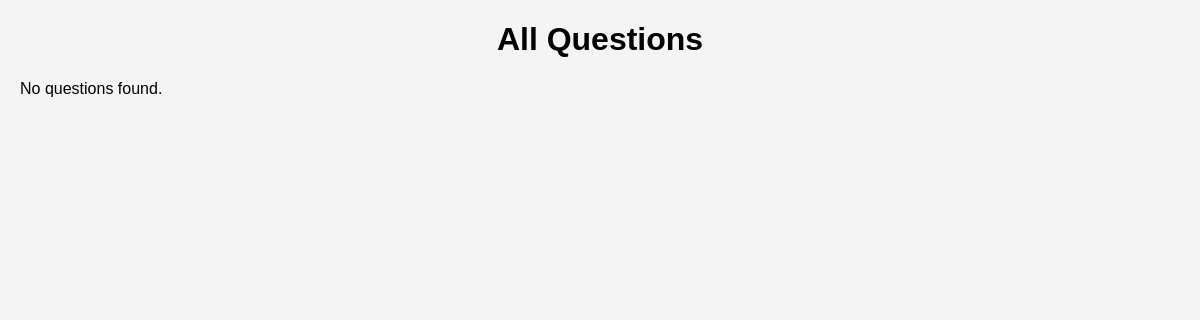
The page /view_questions/ on the database as committed earlier.
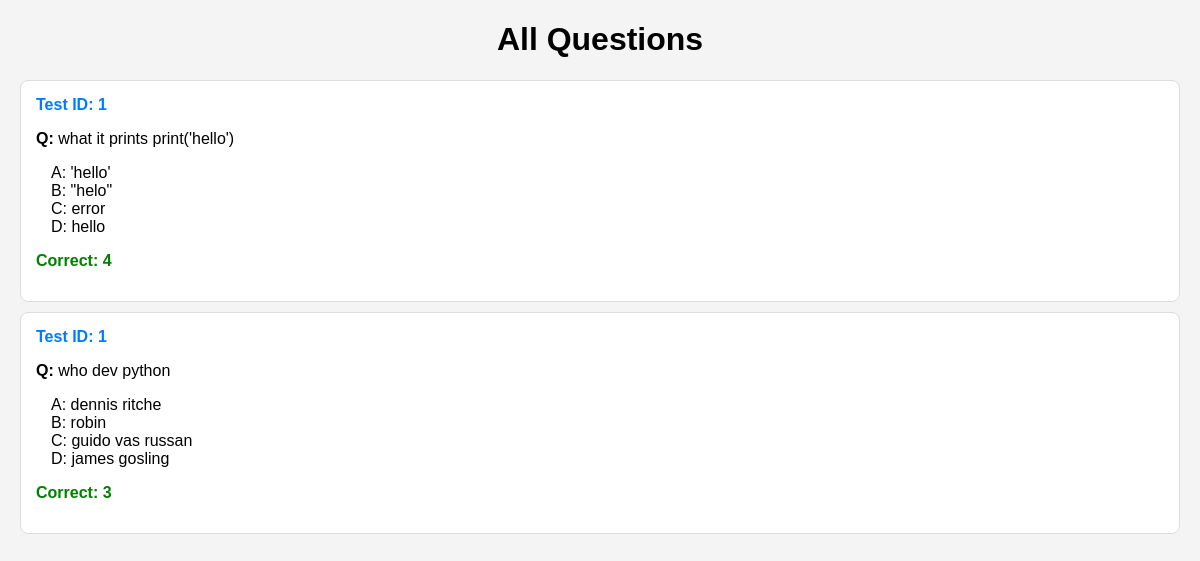
The same page on the database as committed later.
### myapp/models.py (models this page shows, shortened)
class Question(models.Model):
    test = models.ForeignKey(Test, on_delete=models.CASCADE)
    question_text = models.TextField()
    option1 = models.CharField(max_length=200)
    option2 = models.CharField(max_length=200)
    option3 = models.CharField(max_length=200)
    option4 = models.CharField(max_length=200)
    correct_option = models.CharField(max_length=10)

class Test(models.Model):
    title = models.CharField(max_length=100)
    description = models.TextField(blank=True, null=True)
    duration = models.IntegerField()
    total_marks = models.IntegerField()
    created_at = models.DateTimeField(auto_now_add=True)

### myapp/views.py (the view)
# urls.py: path('view_questions/', views.view_questions, name='view_questions'),
def view_questions(request):
    questions = Question.objects.all().order_by('-id')
    return render(request, 'myapp/view_questions.html', {'questions': questions})

### myapp/templates/myapp/view_questions.html (shortened to what this page needs)
<!DOCTYPE html>
<html>
<head>
</head>
<body>
<h1>All Questions</h1>
{% for q in questions %}
<div class="card">
    <div class="test">
        Test ID: {{ q.test.id }}
    </div>
    <p><b>Q:</b> {{ q.question_text }}</p>
    <div class="option">A: {{ q.option1 }}</div>
    <div class="option">B: {{ q.option2 }}</div>
    <div class="option">C: {{ q.option3 }}</div>
    <div class="option">D: {{ q.option4 }}</div>
    <p class="correct">Correct: {{ q.correct_option }}</p>
</div>
{% empty %}
    <p>No questions found.</p>
{% endfor %}
</body>
</html>

### myapp/templates/myapp/view_questions.html (style rules this page uses)
body { font-family: Arial; background: #f4f4f4; margin: 20px; }
h1 { text-align: center; }
.card { background: white; padding: 15px; margin: 10px 0; border-radius: 8px; border: 1px solid #ddd; }
.test { color: #007bff; font-weight: bold; }
.option { margin-left: 15px; }
.correct { color: green; font-weight: bold; }

Rows that differ between the two databases and show on the page:
added Question: test.id "1", question_text "what it prints print('hello')", option1 "'hello'", option2 "\"helo\"", option3 "error", option4 "hello", correct_option "4"
added Question: test.id "1", question_text "who dev python", option1 "dennis ritche", option2 "robin", option3 "guido vas russan", option4 "james gosling", correct_option "3"
Other text that changed with them:
text no longer shown: "No questions found."
